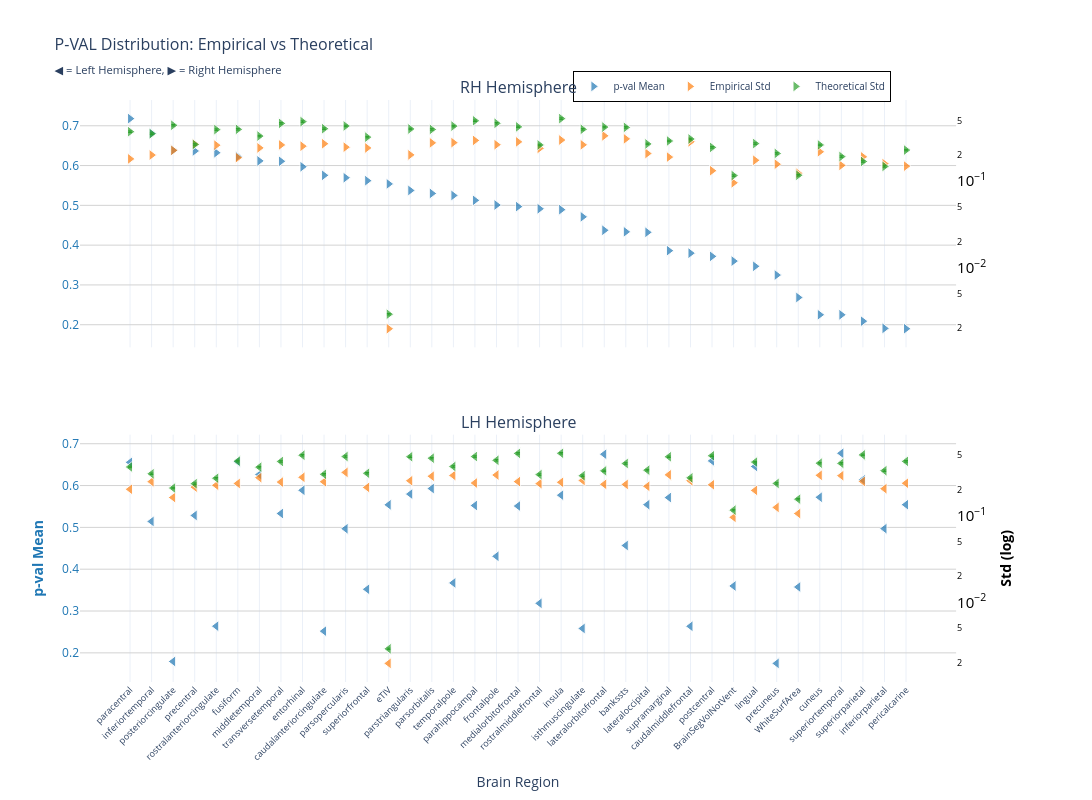
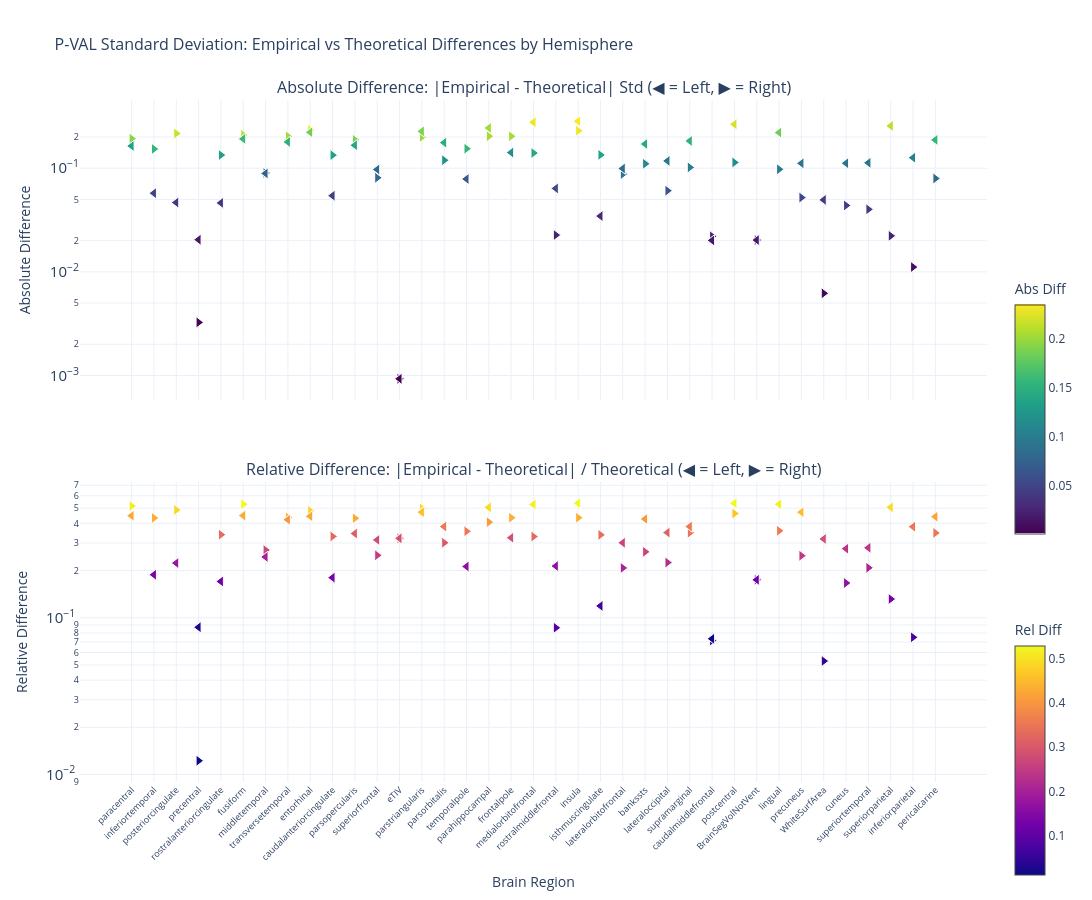

The code cell stored with these charts, in order, in its notebook:
### Markdown cell above
### p-value

### Code cell
nu_nav = df_npvr[(df_npvr["study"] == "longitudinal") & (df_npvr["group"] == "HC-PD")]
data_path = stats_dir / f"partial_correlation_longitudinal_{METRIC}.parquet"
df, stats = get_test_stats(
    data_path,
    stat_functions_F,
    nu_nav,
    hemisphere=True,
    study="longitudinal",
    raw_values=True,
)
show_figure(
    stats, hemisphere=True, stat_name="p-val", study="longitudinal", metric=METRIC
)

### Figure 1 — Plotly figure (JSON) as saved in the notebook; plotly's stock layout.template omitted (floating-point values rounded to 4 significant figures)
{"data": [{"hovertemplate": "<b>%{x}</b><br>Mean p-val: %{y:.2f}<br><extra></extra>", "legendgroup": "mean", "marker": {"color": "#1f77b4", "line": {"color": "white", "width": 1}, "opacity": 0.7, "size": 10, "symbol": "triangle-right"}, "mode": "markers", "name": "p-val Mean", "showlegend": true, "type": "scatter", "x": ["paracentral", "inferiortemporal", "posteriorcingulate", "precentral", "rostralanteriorcingulate", "fusiform", "middletemporal", "transversetemporal", "entorhinal", "caudalanteriorcingulate", "parsopercularis", "superiorfrontal", "eTIV", "parstriangularis", "parsorbitalis", "temporalpole", "parahippocampal", "frontalpole", "medialorbitofrontal", "rostralmiddlefrontal", "insula", "isthmuscingulate", "lateralorbitofrontal", "bankssts", "lateraloccipital", "supramarginal", "caudalmiddlefrontal", "postcentral", "BrainSegVolNotVent", "lingual", "precuneus", "WhiteSurfArea", "cuneus", "superiortemporal", "superiorparietal", "inferiorparietal", "pericalcarine"], "xaxis": "x", "y": [0.718, 0.681, 0.6384, 0.6366, 0.6322, 0.6226, 0.6117, 0.6107, 0.597, 0.5754, 0.5694, 0.562, 0.5539, 0.5375, 0.5299, 0.5249, 0.5126, 0.5009, 0.4968, 0.4914, 0.4892, 0.4711, 0.4374, 0.4335, 0.4322, 0.3861, 0.3798, 0.3718, 0.3599, 0.3468, 0.3248, 0.2684, 0.225, 0.2249, 0.2089, 0.1908, 0.1899], "yaxis": "y"}, {"hovertemplate": "<b>%{x}</b><br>Empirical Std: %{y:.3f}<br><extra></extra>", "legendgroup": "empirical", "marker": {"color": "#ff7f0e", "line": {"color": "white", "width": 1}, "opacity": 0.7, "size": 10, "symbol": "triangle-right"}, "mode": "markers", "name": "Empirical Std", "showlegend": true, "type": "scatter", "x": ["paracentral", "inferiortemporal", "posteriorcingulate", "precentral", "rostralanteriorcingulate", "fusiform", "middletemporal", "transversetemporal", "entorhinal", "caudalanteriorcingulate", "parsopercularis", "superiorfrontal", "eTIV", "parstriangularis", "parsorbitalis", "temporalpole", "parahippocampal", "frontalpole", "medialorbitofrontal", "rostralmiddlefrontal", "insula", "isthmuscingulate", "lateralorbitofrontal", "bankssts", "lateraloccipital", "supramarginal", "caudalmiddlefrontal", "postcentral", "BrainSegVolNotVent", "lingual", "precuneus", "WhiteSurfArea", "cuneus", "superiortemporal", "superiorparietal", "inferiorparietal", "pericalcarine"], "xaxis": "x", "y": [0.1811, 0.2007, 0.2274, 0.2692, 0.2611, 0.1872, 0.2427, 0.2628, 0.2541, 0.2711, 0.2476, 0.2424, 0.001968, 0.2015, 0.2775, 0.2793, 0.2962, 0.2643, 0.285, 0.2398, 0.2993, 0.2634, 0.3347, 0.3088, 0.209, 0.19, 0.2856, 0.1322, 0.09586, 0.1747, 0.1574, 0.1234, 0.2188, 0.1525, 0.1913, 0.1594, 0.1493], "yaxis": "y2"}, {"error_y": {"array": [0.007427, 0.007033, 0.008812, 0.005285, 0.007847, 0.007898, 0.006608, 0.009264, 0.009712, 0.008043, 0.008647, 0.006424, 5.758e-05, 0.007984, 0.007886, 0.008614, 0.00993, 0.009288, 0.008445, 0.005214, 0.01052, 0.007903, 0.008396, 0.008327, 0.005359, 0.005797, 0.006112, 0.004887, 0.002307, 0.005411, 0.004162, 0.002329, 0.005217, 0.003828, 0.003359, 0.002947, 0.004549], "arrayminus": [0.00728, 0.006894, 0.008638, 0.00518, 0.007691, 0.007741, 0.006477, 0.00908, 0.009519, 0.007883, 0.008476, 0.006296, 5.644e-05, 0.007826, 0.00773, 0.008443, 0.009733, 0.009104, 0.008278, 0.00511, 0.01031, 0.007747, 0.008229, 0.008161, 0.005253, 0.005682, 0.005991, 0.00479, 0.002262, 0.005303, 0.004079, 0.002283, 0.005113, 0.003752, 0.003292, 0.002888, 0.004459], "color": "#2ca02c", "thickness": 1, "type": "data", "visible": true, "width": 2}, "hovertemplate": "<b>%{x}</b><br>Theoretical Std: %{y:.3f}<br><extra></extra>", "legendgroup": "theoretical", "marker": {"color": "#2ca02c", "line": {"color": "white", "width": 1}, "opacity": 0.7, "size": 10, "symbol": "triangle-right"}, "mode": "markers", "name": "Theoretical Std", "showlegend": true, "type": "scatter", "x": ["paracentral", "inferiortemporal", "posteriorcingulate", "precentral", "rostralanteriorcingulate", "fusiform", "middletemporal", "transversetemporal", "entorhinal", "caudalanteriorcingulate", "parsopercularis", "superiorfrontal", "eTIV", "parstriangularis", "parsorbitalis", "temporalpole", "parahippocampal", "frontalpole", "medialorbitofrontal", "rostralmiddlefrontal", "insula", "isthmuscingulate", "lateralorbitofrontal", "bankssts", "lateraloccipital", "supramarginal", "caudalmiddlefrontal", "postcentral", "BrainSegVolNotVent", "lingual", "precuneus", "WhiteSurfArea", "cuneus", "superiortemporal", "superiorparietal", "inferiorparietal", "pericalcarine"], "xaxis": "x", "y": [0.3738, 0.354, 0.4435, 0.266, 0.3949, 0.3975, 0.3326, 0.4662, 0.4888, 0.4048, 0.4352, 0.3233, 0.002898, 0.4018, 0.3969, 0.4335, 0.4998, 0.4675, 0.425, 0.2624, 0.5293, 0.3978, 0.4225, 0.4191, 0.2697, 0.2918, 0.3076, 0.2459, 0.1161, 0.2723, 0.2095, 0.1172, 0.2625, 0.1926, 0.169, 0.1483, 0.2289], "yaxis": "y2"}, {"hovertemplate": "<b>%{x}</b><br>Mean p-val: %{y:.2f}<br><extra></extra>", "legendgroup": "mean", "marker": {"color": "#1f77b4", "line": {"color": "white", "width": 1}, "opacity": 0.7, "size": 10, "symbol": "triangle-left"}, "mode": "markers", "name": "p-val Mean", "showlegend": false, "type": "scatter", "x": ["superiortemporal", "lateralorbitofrontal", "postcentral", "fusiform", "paracentral", "lingual", "middletemporal", "superiorparietal", "parsorbitalis", "entorhinal", "parstriangularis", "insula", "cuneus", "supramarginal", "lateraloccipital", "pericalcarine", "eTIV", "parahippocampal", "medialorbitofrontal", "transversetemporal", "precentral", "inferiortemporal", "inferiorparietal", "parsopercularis", "bankssts", "frontalpole", "temporalpole", "BrainSegVolNotVent", "WhiteSurfArea", "superiorfrontal", "rostralmiddlefrontal", "rostralanteriorcingulate", "caudalmiddlefrontal", "isthmuscingulate", "caudalanteriorcingulate", "posteriorcingulate", "precuneus"], "xaxis": "x2", "y": [0.6772, 0.6749, 0.659, 0.6568, 0.6555, 0.6456, 0.6263, 0.6138, 0.5928, 0.5887, 0.5796, 0.577, 0.572, 0.5713, 0.5543, 0.5543, 0.5539, 0.5523, 0.551, 0.5332, 0.5285, 0.5142, 0.497, 0.4967, 0.4567, 0.4308, 0.3672, 0.3599, 0.3574, 0.352, 0.3183, 0.2637, 0.2636, 0.2583, 0.2519, 0.1794, 0.1748], "yaxis": "y3"}, {"hovertemplate": "<b>%{x}</b><br>Empirical Std: %{y:.3f}<br><extra></extra>", "legendgroup": "empirical", "marker": {"color": "#ff7f0e", "line": {"color": "white", "width": 1}, "opacity": 0.7, "size": 10, "symbol": "triangle-left"}, "mode": "markers", "name": "Empirical Std", "showlegend": false, "type": "scatter", "x": ["superiortemporal", "lateralorbitofrontal", "postcentral", "fusiform", "paracentral", "lingual", "middletemporal", "superiorparietal", "parsorbitalis", "entorhinal", "parstriangularis", "insula", "cuneus", "supramarginal", "lateraloccipital", "pericalcarine", "eTIV", "parahippocampal", "medialorbitofrontal", "transversetemporal", "precentral", "inferiortemporal", "inferiorparietal", "parsopercularis", "bankssts", "frontalpole", "temporalpole", "BrainSegVolNotVent", "WhiteSurfArea", "superiorfrontal", "rostralmiddlefrontal", "rostralanteriorcingulate", "caudalmiddlefrontal", "isthmuscingulate", "caudalanteriorcingulate", "posteriorcingulate", "precuneus"], "xaxis": "x2", "y": [0.2905, 0.2308, 0.228, 0.2361, 0.2024, 0.1964, 0.2755, 0.2494, 0.2863, 0.2782, 0.254, 0.2436, 0.2935, 0.2969, 0.219, 0.2376, 0.001968, 0.2389, 0.2481, 0.2451, 0.2144, 0.2479, 0.2054, 0.3171, 0.2303, 0.2957, 0.2922, 0.09586, 0.106, 0.2126, 0.2351, 0.2252, 0.254, 0.2556, 0.2471, 0.1624, 0.125], "yaxis": "y4"}, {"error_y": {"array": [0.008011, 0.006559, 0.009802, 0.008501, 0.007276, 0.008284, 0.007244, 0.01004, 0.009194, 0.009943, 0.00955, 0.01048, 0.008051, 0.00954, 0.006687, 0.008448, 5.758e-05, 0.009604, 0.01044, 0.008427, 0.004666, 0.006067, 0.00659, 0.009609, 0.00798, 0.008687, 0.00737, 0.002307, 0.00309, 0.006156, 0.005939, 0.005395, 0.005447, 0.005765, 0.00599, 0.004153, 0.004696], "arrayminus": [0.007852, 0.006429, 0.009607, 0.008332, 0.007131, 0.00812, 0.0071, 0.009839, 0.009011, 0.009746, 0.009361, 0.01027, 0.007891, 0.009351, 0.006554, 0.008281, 5.644e-05, 0.009414, 0.01024, 0.00826, 0.004574, 0.005946, 0.006459, 0.009419, 0.007821, 0.008515, 0.007224, 0.002262, 0.003028, 0.006034, 0.005821, 0.005288, 0.005338, 0.005651, 0.005871, 0.004071, 0.004603], "color": "#2ca02c", "thickness": 1, "type": "data", "visible": true, "width": 2}, "hovertemplate": "<b>%{x}</b><br>Theoretical Std: %{y:.3f}<br><extra></extra>", "legendgroup": "theoretical", "marker": {"color": "#2ca02c", "line": {"color": "white", "width": 1}, "opacity": 0.7, "size": 10, "symbol": "triangle-left"}, "mode": "markers", "name": "Theoretical Std", "showlegend": false, "type": "scatter", "x": ["superiortemporal", "lateralorbitofrontal", "postcentral", "fusiform", "paracentral", "lingual", "middletemporal", "superiorparietal", "parsorbitalis", "entorhinal", "parstriangularis", "insula", "cuneus", "supramarginal", "lateraloccipital", "pericalcarine", "eTIV", "parahippocampal", "medialorbitofrontal", "transversetemporal", "precentral", "inferiortemporal", "inferiorparietal", "parsopercularis", "bankssts", "frontalpole", "temporalpole", "BrainSegVolNotVent", "WhiteSurfArea", "superiorfrontal", "rostralmiddlefrontal", "rostralanteriorcingulate", "caudalmiddlefrontal", "isthmuscingulate", "caudalanteriorcingulate", "posteriorcingulate", "precuneus"], "xaxis": "x2", "y": [0.4032, 0.3301, 0.4933, 0.4278, 0.3662, 0.4169, 0.3646, 0.5052, 0.4627, 0.5004, 0.4807, 0.5273, 0.4052, 0.4801, 0.3365, 0.4252, 0.002898, 0.4834, 0.5257, 0.4241, 0.2349, 0.3053, 0.3316, 0.4836, 0.4016, 0.4372, 0.3709, 0.1161, 0.1555, 0.3098, 0.2989, 0.2715, 0.2741, 0.2901, 0.3015, 0.209, 0.2364], "yaxis": "y4"}], "layout": {"annotations": [{"font": {"size": 16}, "showarrow": false, "text": "RH Hemisphere", "x": 0.47, "xanchor": "center", "xref": "paper", "y": 1.0, "yanchor": "bottom", "yref": "paper"}, {"font": {"size": 16}, "showarrow": false, "text": "LH Hemisphere", "x": 0.47, "xanchor": "center", "xref": "paper", "y": 0.425, "yanchor": "bottom", "yref": "paper"}], "height": 800, "hovermode": "x", "legend": {"bgcolor": "rgba(255, 255, 255, 0.9)", "bordercolor": "black", "borderwidth": 1, "font": {"size": 10}, "orientation": "h", "x": 0.7, "xanchor": "center", "y": 1.05}, "title": {"font": {"size": 16}, "text": "P-VAL Distribution: Empirical vs Theoretical<br><sub>◀ = Left Hemisphere, ▶ = Right Hemisphere</sub>"}, "width": 1400, "xaxis": {"anchor": "y", "domain": [0.0, 0.94], "matches": "x2", "showticklabels": false}, "xaxis2": {"anchor": "y3", "domain": [0.0, 0.94], "tickangle": -45, "tickfont": {"size": 9}, "title": {"text": "Brain Region"}}, "yaxis": {"anchor": "x", "domain": [0.575, 1.0], "gridcolor": "lightgray", "showgrid": true, "tickfont": {"color": "#1f77b4"}, "title": {"font": {"color": "#1f77b4"}, "text": ""}}, "yaxis2": {"anchor": "x", "exponentformat": "power", "overlaying": "y", "showgrid": false, "side": "right", "tickfont": {"color": "black"}, "title": {"font": {"color": "black"}, "text": ""}, "type": "log"}, "yaxis3": {"anchor": "x2", "domain": [0.0, 0.425], "gridcolor": "lightgray", "showgrid": true, "tickfont": {"color": "#1f77b4"}, "title": {"font": {"color": "#1f77b4"}, "text": "<b>p-val Mean</b>"}}, "yaxis4": {"anchor": "x2", "exponentformat": "power", "overlaying": "y3", "showgrid": false, "side": "right", "tickfont": {"color": "black"}, "title": {"font": {"color": "black"}, "text": "<b>Std (log)</b>"}, "type": "log"}}}

### Figure 2 — Plotly figure (JSON) as saved in the notebook; plotly's stock layout.template omitted (floating-point values rounded to 4 significant figures)
{"data": [{"hovertemplate": "<b>%{x}</b><br>Hemisphere: %{text}<br>Abs Diff: %{y:.4f}<br><extra></extra>", "legendgroup": "abs_rh", "marker": {"color": [0.1926, 0.1533, 0.2162, 0.003257, 0.1338, 0.2103, 0.08981, 0.2034, 0.2347, 0.1337, 0.1877, 0.08089, 0.0009298, 0.2003, 0.1194, 0.1542, 0.2035, 0.2031, 0.14, 0.02265, 0.23, 0.1344, 0.08783, 0.1103, 0.06071, 0.1018, 0.02201, 0.1137, 0.02027, 0.09762, 0.05209, 0.00621, 0.04373, 0.04011, 0.02225, 0.01113, 0.0796], "colorbar": {"len": 0.4, "title": {"text": "Abs Diff"}, "y": 0.75, "yanchor": "top"}, "colorscale": [[0.0, "#440154"], [0.1111, "#482878"], [0.2222, "#3e4989"], [0.3333, "#31688e"], [0.4444, "#26828e"], [0.5556, "#1f9e89"], [0.6667, "#35b779"], [0.7778, "#6ece58"], [0.8889, "#b5de2b"], [1.0, "#fde725"]], "line": {"color": "white", "width": 1}, "showscale": true, "size": 10, "symbol": "triangle-right"}, "mode": "markers", "name": "Absolute (rh)", "showlegend": false, "text": ["rh", "rh", "rh", "rh", "rh", "rh", "rh", "rh", "rh", "rh", "rh", "rh", "rh", "rh", "rh", "rh", "rh", "rh", "rh", "rh", "rh", "rh", "rh", "rh", "rh", "rh", "rh", "rh", "rh", "rh", "rh", "rh", "rh", "rh", "rh", "rh", "rh"], "type": "scatter", "x": ["paracentral", "inferiortemporal", "posteriorcingulate", "precentral", "rostralanteriorcingulate", "fusiform", "middletemporal", "transversetemporal", "entorhinal", "caudalanteriorcingulate", "parsopercularis", "superiorfrontal", "eTIV", "parstriangularis", "parsorbitalis", "temporalpole", "parahippocampal", "frontalpole", "medialorbitofrontal", "rostralmiddlefrontal", "insula", "isthmuscingulate", "lateralorbitofrontal", "bankssts", "lateraloccipital", "supramarginal", "caudalmiddlefrontal", "postcentral", "BrainSegVolNotVent", "lingual", "precuneus", "WhiteSurfArea", "cuneus", "superiortemporal", "superiorparietal", "inferiorparietal", "pericalcarine"], "xaxis": "x", "y": [0.1926, 0.1533, 0.2162, 0.003257, 0.1338, 0.2103, 0.08981, 0.2034, 0.2347, 0.1337, 0.1877, 0.08089, 0.0009298, 0.2003, 0.1194, 0.1542, 0.2035, 0.2031, 0.14, 0.02265, 0.23, 0.1344, 0.08783, 0.1103, 0.06071, 0.1018, 0.02201, 0.1137, 0.02027, 0.09762, 0.05209, 0.00621, 0.04373, 0.04011, 0.02225, 0.01113, 0.0796], "yaxis": "y"}, {"hovertemplate": "<b>%{x}</b><br>Hemisphere: %{text}<br>Rel Diff: %{y:.2%}<br><extra></extra>", "legendgroup": "rel_rh", "marker": {"color": [0.5154, 0.4331, 0.4874, 0.01224, 0.3389, 0.529, 0.2701, 0.4364, 0.4801, 0.3302, 0.4312, 0.2502, 0.3209, 0.4985, 0.3009, 0.3558, 0.4073, 0.4346, 0.3295, 0.0863, 0.4345, 0.3378, 0.2079, 0.2632, 0.2251, 0.3489, 0.07155, 0.4623, 0.1745, 0.3585, 0.2487, 0.05298, 0.1666, 0.2082, 0.1316, 0.07502, 0.3477], "colorbar": {"len": 0.4, "title": {"text": "Rel Diff"}, "y": 0.25, "yanchor": "top"}, "colorscale": [[0.0, "#0d0887"], [0.1111, "#46039f"], [0.2222, "#7201a8"], [0.3333, "#9c179e"], [0.4444, "#bd3786"], [0.5556, "#d8576b"], [0.6667, "#ed7953"], [0.7778, "#fb9f3a"], [0.8889, "#fdca26"], [1.0, "#f0f921"]], "line": {"color": "white", "width": 1}, "showscale": true, "size": 10, "symbol": "triangle-right"}, "mode": "markers", "name": "Relative (rh)", "showlegend": false, "text": ["rh", "rh", "rh", "rh", "rh", "rh", "rh", "rh", "rh", "rh", "rh", "rh", "rh", "rh", "rh", "rh", "rh", "rh", "rh", "rh", "rh", "rh", "rh", "rh", "rh", "rh", "rh", "rh", "rh", "rh", "rh", "rh", "rh", "rh", "rh", "rh", "rh"], "type": "scatter", "x": ["paracentral", "inferiortemporal", "posteriorcingulate", "precentral", "rostralanteriorcingulate", "fusiform", "middletemporal", "transversetemporal", "entorhinal", "caudalanteriorcingulate", "parsopercularis", "superiorfrontal", "eTIV", "parstriangularis", "parsorbitalis", "temporalpole", "parahippocampal", "frontalpole", "medialorbitofrontal", "rostralmiddlefrontal", "insula", "isthmuscingulate", "lateralorbitofrontal", "bankssts", "lateraloccipital", "supramarginal", "caudalmiddlefrontal", "postcentral", "BrainSegVolNotVent", "lingual", "precuneus", "WhiteSurfArea", "cuneus", "superiortemporal", "superiorparietal", "inferiorparietal", "pericalcarine"], "xaxis": "x2", "y": [0.5154, 0.4331, 0.4874, 0.01224, 0.3389, 0.529, 0.2701, 0.4364, 0.4801, 0.3302, 0.4312, 0.2502, 0.3209, 0.4985, 0.3009, 0.3558, 0.4073, 0.4346, 0.3295, 0.0863, 0.4345, 0.3378, 0.2079, 0.2632, 0.2251, 0.3489, 0.07155, 0.4623, 0.1745, 0.3585, 0.2487, 0.05298, 0.1666, 0.2082, 0.1316, 0.07502, 0.3477], "yaxis": "y2"}, {"hovertemplate": "<b>%{x}</b><br>Hemisphere: %{text}<br>Abs Diff: %{y:.4f}<br><extra></extra>", "legendgroup": "abs_lh", "marker": {"color": [0.1127, 0.09928, 0.2653, 0.1917, 0.1638, 0.2206, 0.08904, 0.2558, 0.1765, 0.2222, 0.2266, 0.2837, 0.1117, 0.1832, 0.1175, 0.1876, 0.0009298, 0.2445, 0.2775, 0.179, 0.02042, 0.05742, 0.1262, 0.1665, 0.1713, 0.1415, 0.0787, 0.02027, 0.04948, 0.09719, 0.06385, 0.04627, 0.02012, 0.03452, 0.05434, 0.04665, 0.1114], "colorbar": {"len": 0.4, "title": {"text": "Abs Diff"}, "y": 0.75, "yanchor": "top"}, "colorscale": [[0.0, "#440154"], [0.1111, "#482878"], [0.2222, "#3e4989"], [0.3333, "#31688e"], [0.4444, "#26828e"], [0.5556, "#1f9e89"], [0.6667, "#35b779"], [0.7778, "#6ece58"], [0.8889, "#b5de2b"], [1.0, "#fde725"]], "line": {"color": "white", "width": 1}, "showscale": false, "size": 10, "symbol": "triangle-left"}, "mode": "markers", "name": "Absolute (lh)", "showlegend": false, "text": ["lh", "lh", "lh", "lh", "lh", "lh", "lh", "lh", "lh", "lh", "lh", "lh", "lh", "lh", "lh", "lh", "lh", "lh", "lh", "lh", "lh", "lh", "lh", "lh", "lh", "lh", "lh", "lh", "lh", "lh", "lh", "lh", "lh", "lh", "lh", "lh", "lh"], "type": "scatter", "x": ["superiortemporal", "lateralorbitofrontal", "postcentral", "fusiform", "paracentral", "lingual", "middletemporal", "superiorparietal", "parsorbitalis", "entorhinal", "parstriangularis", "insula", "cuneus", "supramarginal", "lateraloccipital", "pericalcarine", "eTIV", "parahippocampal", "medialorbitofrontal", "transversetemporal", "precentral", "inferiortemporal", "inferiorparietal", "parsopercularis", "bankssts", "frontalpole", "temporalpole", "BrainSegVolNotVent", "WhiteSurfArea", "superiorfrontal", "rostralmiddlefrontal", "rostralanteriorcingulate", "caudalmiddlefrontal", "isthmuscingulate", "caudalanteriorcingulate", "posteriorcingulate", "precuneus"], "xaxis": "x", "y": [0.1127, 0.09928, 0.2653, 0.1917, 0.1638, 0.2206, 0.08904, 0.2558, 0.1765, 0.2222, 0.2266, 0.2837, 0.1117, 0.1832, 0.1175, 0.1876, 0.0009298, 0.2445, 0.2775, 0.179, 0.02042, 0.05742, 0.1262, 0.1665, 0.1713, 0.1415, 0.0787, 0.02027, 0.04948, 0.09719, 0.06385, 0.04627, 0.02012, 0.03452, 0.05434, 0.04665, 0.1114], "yaxis": "y"}, {"hovertemplate": "<b>%{x}</b><br>Hemisphere: %{text}<br>Rel Diff: %{y:.2%}<br><extra></extra>", "legendgroup": "rel_lh", "marker": {"color": [0.2794, 0.3007, 0.5378, 0.4481, 0.4473, 0.529, 0.2442, 0.5063, 0.3814, 0.4441, 0.4715, 0.538, 0.2757, 0.3816, 0.3493, 0.4413, 0.3209, 0.5058, 0.528, 0.4222, 0.08697, 0.1881, 0.3807, 0.3444, 0.4264, 0.3237, 0.2122, 0.1745, 0.3182, 0.3137, 0.2136, 0.1704, 0.0734, 0.119, 0.1802, 0.2232, 0.4713], "colorbar": {"len": 0.4, "title": {"text": "Rel Diff"}, "y": 0.25, "yanchor": "top"}, "colorscale": [[0.0, "#0d0887"], [0.1111, "#46039f"], [0.2222, "#7201a8"], [0.3333, "#9c179e"], [0.4444, "#bd3786"], [0.5556, "#d8576b"], [0.6667, "#ed7953"], [0.7778, "#fb9f3a"], [0.8889, "#fdca26"], [1.0, "#f0f921"]], "line": {"color": "white", "width": 1}, "showscale": false, "size": 10, "symbol": "triangle-left"}, "mode": "markers", "name": "Relative (lh)", "showlegend": false, "text": ["lh", "lh", "lh", "lh", "lh", "lh", "lh", "lh", "lh", "lh", "lh", "lh", "lh", "lh", "lh", "lh", "lh", "lh", "lh", "lh", "lh", "lh", "lh", "lh", "lh", "lh", "lh", "lh", "lh", "lh", "lh", "lh", "lh", "lh", "lh", "lh", "lh"], "type": "scatter", "x": ["superiortemporal", "lateralorbitofrontal", "postcentral", "fusiform", "paracentral", "lingual", "middletemporal", "superiorparietal", "parsorbitalis", "entorhinal", "parstriangularis", "insula", "cuneus", "supramarginal", "lateraloccipital", "pericalcarine", "eTIV", "parahippocampal", "medialorbitofrontal", "transversetemporal", "precentral", "inferiortemporal", "inferiorparietal", "parsopercularis", "bankssts", "frontalpole", "temporalpole", "BrainSegVolNotVent", "WhiteSurfArea", "superiorfrontal", "rostralmiddlefrontal", "rostralanteriorcingulate", "caudalmiddlefrontal", "isthmuscingulate", "caudalanteriorcingulate", "posteriorcingulate", "precuneus"], "xaxis": "x2", "y": [0.2794, 0.3007, 0.5378, 0.4481, 0.4473, 0.529, 0.2442, 0.5063, 0.3814, 0.4441, 0.4715, 0.538, 0.2757, 0.3816, 0.3493, 0.4413, 0.3209, 0.5058, 0.528, 0.4222, 0.08697, 0.1881, 0.3807, 0.3444, 0.4264, 0.3237, 0.2122, 0.1745, 0.3182, 0.3137, 0.2136, 0.1704, 0.0734, 0.119, 0.1802, 0.2232, 0.4713], "yaxis": "y2"}], "layout": {"annotations": [{"font": {"size": 16}, "showarrow": false, "text": "Absolute Difference: |Empirical - Theoretical| Std (◀ = Left, ▶ = Right)", "x": 0.5, "xanchor": "center", "xref": "paper", "y": 1.0, "yanchor": "bottom", "yref": "paper"}, {"font": {"size": 16}, "showarrow": false, "text": "Relative Difference: |Empirical - Theoretical| / Theoretical (◀ = Left, ▶ = Right)", "x": 0.5, "xanchor": "center", "xref": "paper", "y": 0.44, "yanchor": "bottom", "yref": "paper"}], "height": 900, "hovermode": "x unified", "showlegend": false, "title": {"font": {"size": 16}, "text": "P-VAL Standard Deviation: Empirical vs Theoretical Differences by Hemisphere"}, "width": 1400, "xaxis": {"anchor": "y", "domain": [0.0, 1.0], "showticklabels": false}, "xaxis2": {"anchor": "y2", "domain": [0.0, 1.0], "tickangle": -45, "tickfont": {"size": 9}, "title": {"text": "Brain Region"}}, "yaxis": {"anchor": "x", "domain": [0.56, 1.0], "exponentformat": "power", "title": {"text": "Absolute Difference"}, "type": "log"}, "yaxis2": {"anchor": "x2", "domain": [0.0, 0.44], "exponentformat": "power", "title": {"text": "Relative Difference"}, "type": "log"}}}
